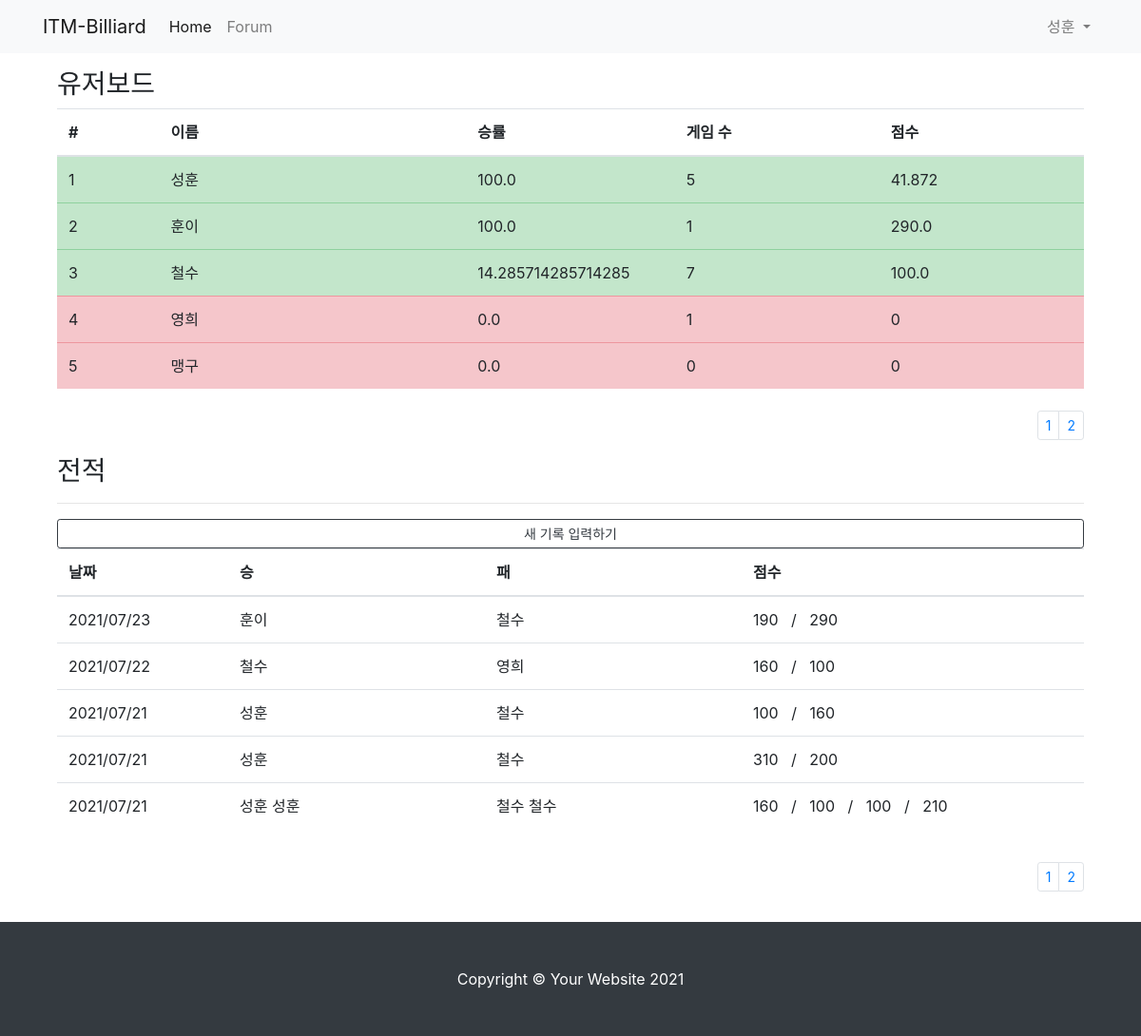
Screenshot of / (signed in) with the database file from the repository.
### dashboard/models.py (models this page shows)
class Game(models.Model):
    played_at = models.DateTimeField(auto_now_add=True)
    num_players = models.IntegerField()

class Score(models.Model):
    game = models.ForeignKey(Game, on_delete=models.CASCADE)
    player = models.ForeignKey(User, on_delete=models.CASCADE)
    score = models.IntegerField()
    win = models.BooleanField()
    class Meta:
        ordering=['win','player']

### dashboard/views.py (the view)
# urls.py: path('', views.GameList.as_view()),
class GameList(ListView):
    model = Game
    ordering = '-played_at'
    paginated_by = 10
    def get_context_data(self, **kwargs):
        context = super(GameList, self).get_context_data()
        context['user_list'] = User.objects.filter(is_staff=False)
        rank_list = self.get_rank_list()
        context['rank_list'] = rank_list
        context['n_games'] = Game.objects.all().count
        context['n_rank'] = len(rank_list)
        return context
    def get_rank_list(self):
        rank = list()
        for user in User.objects.filter(is_staff=False).order_by():
            tmp = {}
            tmp['name'] = user.first_name
            nWins = len(Score.objects.filter(player=user,win=True))
            nGames = len(Score.objects.filter(player=user))
            if nGames != 0:
                tmp['win_rate'] = nWins / nGames * 100
            else:
                tmp['win_rate'] = 0.0
            tmp['n_games'] = nGames
            winGames = Score.objects.filter(player=user,win=True)
            avrScore = 0
            if winGames.exists:
                for winGame in winGames:
                    avrScore = avrScore + winGame.score
                    avrScore = avrScore / winGames.count()
            tmp['avr_score'] = avrScore
            if tmp['win_rate'] >= 0.8:
                tmp['best_user'] = True
            if tmp['win_rate'] <= 0.2:
                tmp['worst_user'] = True
            rank.append(tmp)
        sorted_rank = sorted(rank, key=(lambda x: -x['win_rate']))
        return sorted_rank

### dashboard/templates/dashboard/game_list.html (shortened to what this page needs)
{% extends 'forum/base.html' %}
{% load crispy_forms_tags %}
{% block main_area %}
<div class="container">
    <div class="row" style="min-height: 360px;">
        <div class="col">
            <h3 class="">유저보드</h3>
            <table class="table mb-auto" id="user-board">
                <thead>
                    <th class="col-1">#</th>
                    <th class="col-3">이름</th>
                    <th class="col-2">승률</th>
                    <th class="col-2">게임 수</th>
                    <th class="col-2">점수</th>
                </thead>
                {% for rank in rank_list %}
                {% if rank.best_user %}
                <tr class="table-success" id="rank_tr_{{ forloop.counter0 }}">
                    {% elif rank.worst_user %}
                <tr class="table-danger" id="rank_tr_{{ forloop.counter0 }}">
                    {% else %}
                <tr id="rank_tr_{{ forloop.counter0 }}">
                    {% endif %}
                    <td>{{ forloop.counter }}</td>
                    <td>{{ rank.name }}</td>
                    <td>{{ rank.win_rate }}</td>
                    <td>{{ rank.n_games }}</td>
                    <td>{{ rank.avr_score }}</td>
                </tr>
                {% endfor %}
            </table>
        </div>
    </div>
    <div class="row">
        <div class="col-12">
            <div class="float-right" id="rank-pagination"></div>
        </div>
    </div>
    <div class="row">
        <div class="col">
            <h3>전적</h3>
            <hr />
        </div>
    </div>
    <div class="row">
        <div class="col">
            <a role="button" class="btn btn-outline-dark btn-block btn-sm" href="#" data-toggle="modal"
                data-target="#createGameModal">새 기록 입력하기</a>
        </div>
    </div>
    <div class="row" style="min-height: 330px;">
        <div class="col">
            <table class="table mb-4">
                <thead>
                    <tr>
                        <th class="col-2">날짜</th>
                        <th class="col-3">승</th>
                        <th class="col-3">패</th>
                        <th class="col-4">점수</th>
                    </tr>
                </thead>
                <tbody>
                    {% for game in game_list %}
                    <tr id="game_tr_{{ forloop.counter0 }}">
                        <td>{{game.played_at.date | date:'Y/m/d'}}</td>
                        <td>
                            {% for score in game.score_set.iterator %}
                            {% if score.win %}
                            {{score.player.first_name}}
                            {% endif %}
                            {% endfor %}
                        </td>
                        <td>
                            {% for score in game.score_set.iterator %}
                            {% if not score.win %}
                            {{score.player.first_name}}
                            {% endif %}
                            {% endfor %}
                        </td>
                        <td>
                            {% for score in game.score_set.iterator %}
                            {{score.score}}
                            {% if not forloop.last %}
                            &nbsp; / &nbsp;
                            {% endif %}
                            {% endfor %}
                        </td>
                    </tr>
                    {% endfor %}
                </tbody>
            </table>
        </div>
    </div>
</div>
{% endblock %}

### forum/templates/forum/navbar.html (shortened to what this page needs)
{% load socialaccount %}
<nav class="navbar navbar-expand-lg navbar-light bg-light">
    <div class="container">
        <a class="navbar-brand" href="/">ITM-Billiard</a>
        <div class="collapse navbar-collapse" id="navbarNavDropdown">
            <ul class="navbar-nav">
                <li class="nav-item active">
                    <a class="nav-link" href="/">Home</a>
                </li>
                <li class="nav-item">
                    <a class="nav-link" href="/forum/">Forum</a>
                </li>
            </ul>
            <ul class="navbar-nav ml-auto">
                {% if user.is_authenticated %}
                <li class="nav-item dropdown">
                    <a class="nav-link dropdown-toggle" href="#" id="navbarDropdownMenuLink" role="button"
                        data-toggle="dropdown" aria-haspopup="true" aria-expanded="false">
                        {{ user.first_name }}
                    </a>
                </li>
                {% else %}
                <li class="nav-item">
                    <a class="nav-link" href="#" data-toggle="modal" data-target="#loginModal">Log In</a>
                </li>
                {% endif %}
            </ul>
        </div>
    </div>
</nav>

### rows the page displays
Game: played_at "2021/07/23"
Score: player.first_name "훈이", score "290"
Score: player.first_name "철수", score "190"
Game: played_at "2021/07/22"
Score: player.first_name "철수", score "100"
Score: player.first_name "영희", score "160"
Game: played_at "2021/07/21"
Score: player.first_name "성훈", score "160"
Score: player.first_name "철수", score "100"
Game: played_at "2021/07/21"
Score: player.first_name "성훈", score "200"
Score: player.first_name "철수", score "310"
Game: played_at "2021/07/21"
Score: player.first_name "성훈", score "100"
Score: player.first_name "성훈", score "210"
Score: player.first_name "철수", score "160"
Score: player.first_name "철수", score "100"

### other values shown
{{ user.first_name }} "성훈"
{{ rank.name }} "성훈" "훈이" "철수" "영희" "맹구"
{{ rank.win_rate }} "100.0" "100.0" "14.285714285714285" "0.0" "0.0"
{{ rank.n_games }} "5" "1" "7" "1" "0"
{{ rank.avr_score }} "41.872" "290.0" "100.0" "0" "0"
